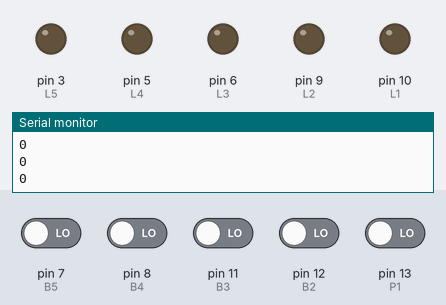
The sketch below on a simulated Arduino Uno, built with avr-gcc and run on an emulated ATmega328P. Parts: output pins drawn as LEDs (lit = HIGH), the last lines printed to the serial monitor. Inputs (shaded band) come from the test bench; at power-on: pin 7 (B5), pin 8 (B4), pin 11 (B3), pin 12 (B2), pin 13 (P1) LOW.

Above: at 2.0 s.
2.1 s: pin 13 (P1) driven HIGH
At 3.3 s:
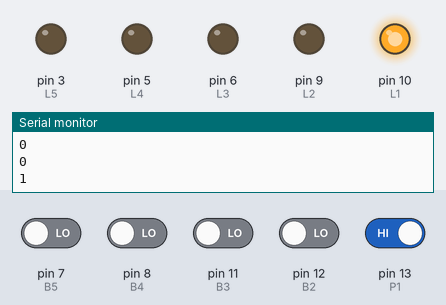
At 3.91 s:
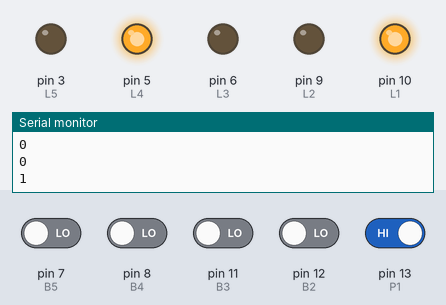
5.4 s: pin 7 (B5) driven HIGH
8.7 s: pin 13 (P1) driven LOW
At 8.9 s:
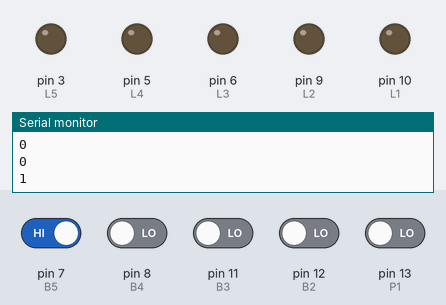
12.0 s: pin 12 (B2) driven HIGH
At 12.3 s:
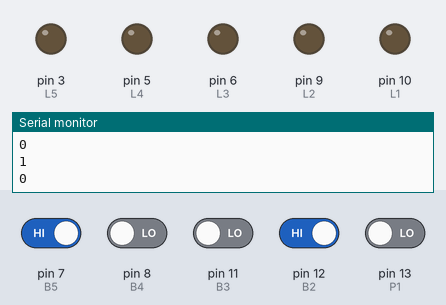
15.3 s: pin 8 (B4) driven HIGH
Timing chart, 0 to 15.3 s (numbered marks = the images above; inputs shaded):
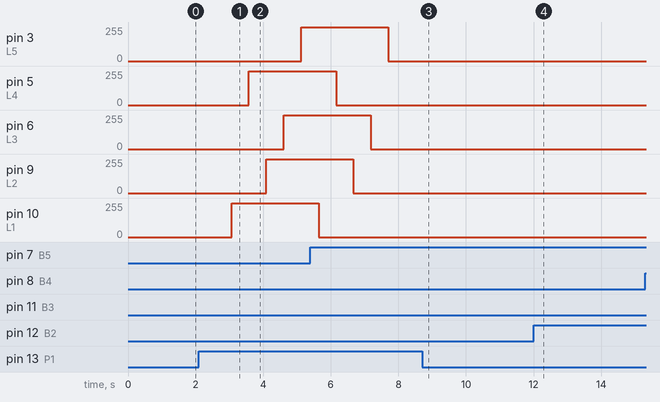

The sketch:

sketch_sep04a.ino
```cpp
int L1=10;
int L2=9;
int L3=6;
int L4=5;
int L5=3;

int P1=13;
int B2=12;
int B3=11;
int B4=8;
int B5=7;
int B6=2;

int a=0;
int b=0;
int c=0;
int d=0;
int e=0;
int f=0;
int i=0;

int k=0;
int l=0;
int m=0;
int n=0;
int o=0;


void setup()
{
  pinMode(L1, OUTPUT);
  pinMode(L2, OUTPUT);
  pinMode(L3, OUTPUT);
  pinMode(L4, OUTPUT);
  pinMode(L5, OUTPUT);

  pinMode(P1,INPUT);
  pinMode(B2,INPUT);
  pinMode(B3,INPUT);
  pinMode(B4,INPUT);
  pinMode(B5,INPUT);
  pinMode(B6,INPUT);
  Serial.begin(9600);


}

void loop()
{
  a = digitalRead(P1);
  delay(150);
  Serial.println(a);

    if(a==HIGH){

for (i=0;i<=255;i++){
analogWrite (L1,i);
     delay(2);}
for (i=0;i<=255;i++){
analogWrite (L4,i);
      delay(2);}
for (i=0;i<=255;i++){
analogWrite(L2,i);
  delay(2);}
for (i=0;i<=255;i++){
analogWrite (L3,i);
    delay(2);}
for (i=0;i<=255;i++){
analogWrite (L5,i);
      delay(2);}

for (i=255;i>=0;i--){
 analogWrite(L1,i);
  delay(2);}
for (i=255;i>=0;i--){
 analogWrite(L4,i);
  delay(2);}
for (i=255;i>=0;i--){
  analogWrite(L2,i);
  delay(2);}
for (i=255;i>=0;i--){
  analogWrite(L3,i);
  delay(2);}
for (i=255;i>=0;i--){
  analogWrite(L5,i);
  delay(2);}
        }


b = digitalRead(B2);
delay(150);

    if(b==HIGH){
for (i=0;i<=255;i++){
analogWrite (L1,i);
analogWrite (L5,i);
analogWrite (L4,i);
analogWrite(L2,i);
analogWrite (L3,i);
      delay(2);
}
for (i=255;i>=0;i--){
analogWrite(L2,i);
analogWrite(L4,i);
analogWrite(L1,i);
analogWrite(L5,i);
analogWrite(L3,i);
    delay(2);
}
    }

  c = digitalRead(B3);
  delay(150);

    if(c==HIGH){
for (i=0;i<=255;i++){
analogWrite (L1,i);
      delay(2);
  analogWrite(L2,i);
      delay(2);}
for (i=255;i>=0;i--){
analogWrite (L1,i);
      delay(2);
  analogWrite(L2,i);
      delay(2);}
for (i=0;i<=255;i++){
analogWrite (L3,i);
      delay(2);
analogWrite (L4,i);
      delay(2);}
for (i=255;i>=0;i--){
analogWrite (L3,i);
      delay(2);
analogWrite (L4,i);
      delay(2);}
for (i=0;i<=255;i++){
  analogWrite (L5,i);
      delay(2);}
for (i=255;i>=0;i--){
  analogWrite(L5,i);
      delay(2);}

    }

 d = digitalRead(B4);


    if(d==HIGH){
for (i=0;i<=255;i++){
analogWrite (L1,i);
analogWrite (L3,i);
analogWrite (L5,i);
    delay(2);}
for (i=255;i>=0;i--){
analogWrite(L1,i);
analogWrite(L3,i);
analogWrite(L5,i);
    delay(2);}
for (i=0;i<=255;i++){
analogWrite(L2,i);
analogWrite (L4,i);
    delay(2);}
for (i=255;i>=0;i--){
analogWrite(L2,i);
analogWrite(L4,i);
    delay(2);}
    }


  e = digitalRead(B5);
  delay(150);
    if(e==HIGH){
for (i=0;i<=255;i++){
analogWrite (L3,i);
delay(2);}
for (i=255;i>=0;i--){
analogWrite (L3,i);
delay(2);}
for (i=0;i<=255;i++){
analogWrite(L2,i);
analogWrite(L4,i);
    delay(2);}
for (i=255;i>=0;i--){
analogWrite(L2,i);
analogWrite(L4,i);
    delay(2);}
for (i=0;i<=255;i++){
analogWrite (L1,i);
analogWrite (L3,i);
delay(2);}
for (i=255;i>=0;i--){
analogWrite(L1,i);
analogWrite(L3,i);
delay(2);}
}
}
```

Measured:
- after the input at 2.1 s, pin 3 (L5): 0/255 → 255/255 after 3.0 s; pin 5 (L4): 0/255 → 255/255 after 1.5 s; pin 6 (L3): 0/255 → 255/255 after 2.5 s; pin 9 (L2): 0/255 → 255/255 after 2.0 s; pin 10 (L1): 0/255 → 255/255 after 0.96 s
- after the input at 8.7 s, pin 5 (L4), pin 9 (L2): stays 0/255 (without the input it goes to 31/255 after 1.5 s)
- after the input at 12.0 s, pin 5 (L4), pin 9 (L2): stays 0/255 (without the input it goes to 130/255 after 1.7 s)
